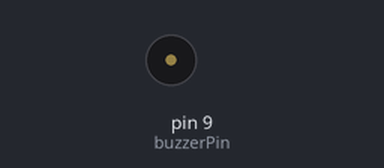
Recording of a sketch running on a simulated Arduino Uno, built with avr-gcc and run on an emulated ATmega328P. Shown: buzzer (waves = sounding).

Above: at 0.1 s.
Timing chart, 0 to 1.8 s (numbered marks = the images above):
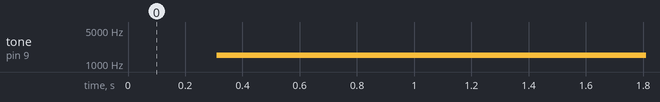

The sketch:

passive_buzzer.ino
```cpp
int buzzerPin = 9;
float sinValue; // definindo uma variável para salvar o valor de seno
int toneValue; // definindo uma variável para salvar a frequência do som

void setup() {
  pinMode(buzzerPin, OUTPUT);
}

void loop() {
  for (int x = 0; x < 360; x++) {
    sinValue = sin(x * (PI / 180)); // calculando seno de x
    toneValue = 2000 + sinValue * 500; // calculando a frequência do som de acordo com o seno de x
    tone(buzzerPin, toneValue);
    delay(1);
  }
}
```

Measured:
- by itself, tone on pin 9 (buzzerPin): silent → 1500 Hz at 0.31 s
